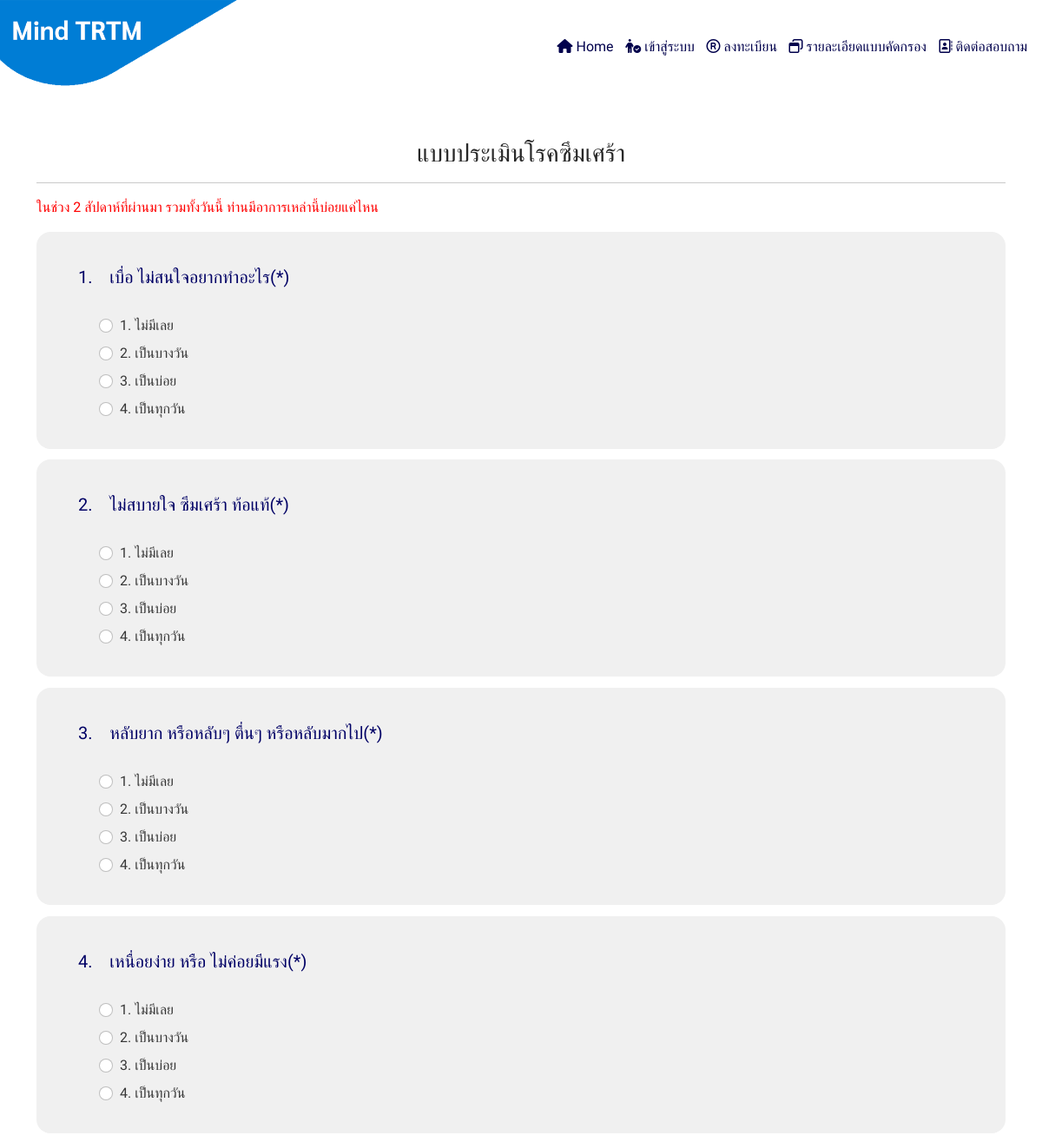
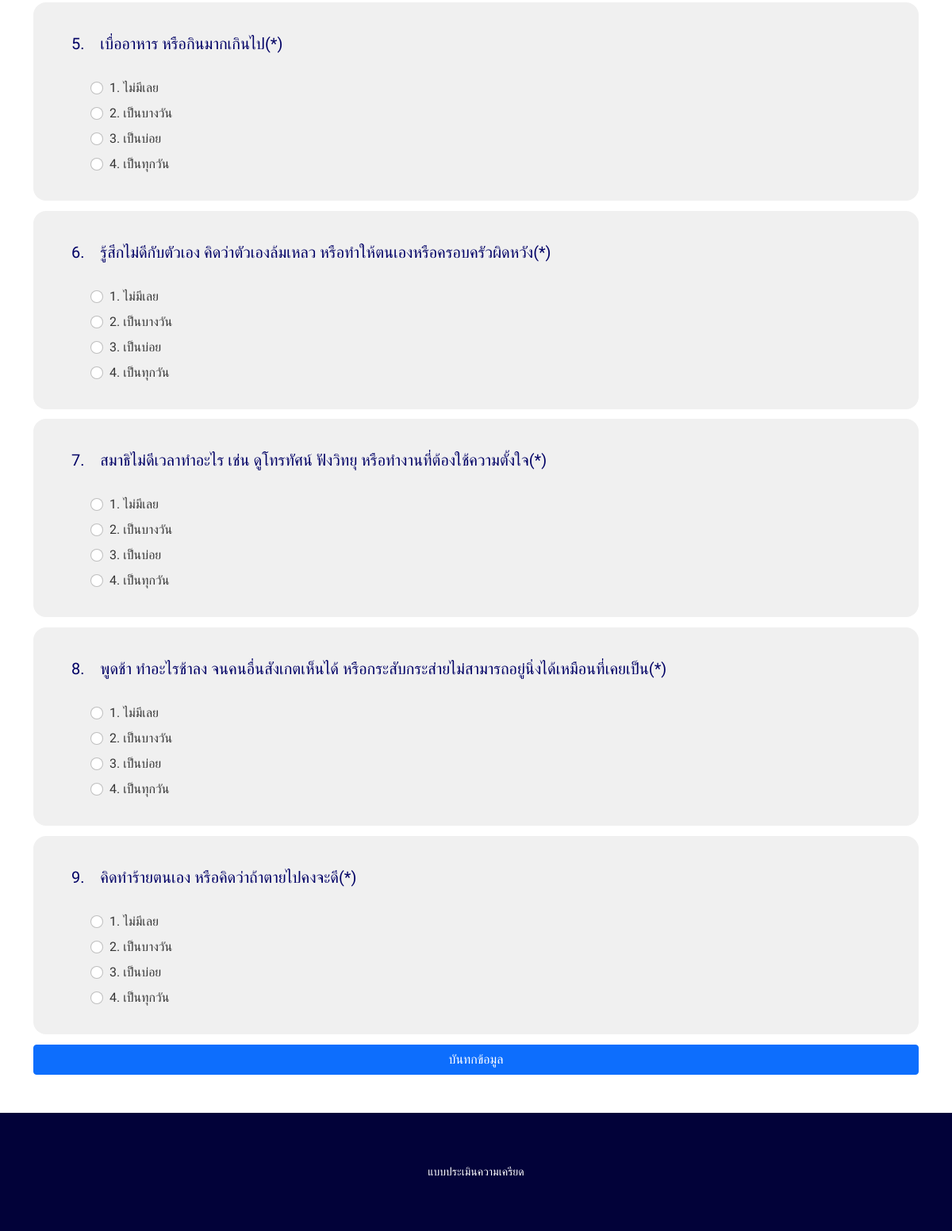
Page /question3.php on the committed database (2 pictures, top to bottom).
### tables this page shows
CREATE TABLE `qt_3` (
  `qt3_id` int(11) NOT NULL,
  `qt3_title` text NOT NULL
);

### question3.php (the view, shortened to what this page needs)
<!DOCTYPE html>
<html lang="en">
<head>
    <link rel="stylesheet" href="css/style.css">
    <link rel="stylesheet" href="css/banner.css">
    <link rel="stylesheet" href="css/qt.css">
    <link rel="stylesheet" href="dist/css/bootstrap.min.css">
    <link rel="stylesheet" href="https://cdnjs.cloudflare.com/ajax/libs/animate.css/4.1.1/animate.min.css" />
</head>
<body>
    <?php include('banner/banner.php'); ?>
    <form method="POST" action="question3Insert.php">
        <div class="container" style="margin-top: 10rem;">
            <div class="col-md-12">
                <div class="headQ">
                    <h3>แบบประเมินโรคซึมเศร้า</h3>
                    <hr>
                </div>
                <div class="titleAlert">ในช่วง 2 สัปดาห์ที่ผ่านมา รวมทั้งวันนี้ ท่านมีอาการเหล่านี้บ่อยแค่ไหน
                </div>
                <?php
                include 'config/connect.php';
                $stmt = $coon->prepare(" SELECT* FROM qt_3 ");
                $stmt->execute();
                $nn = 1;
                while ($row = $stmt->fetch(PDO::FETCH_ASSOC)) {
                ?>
                    <div class="mainQ">
                        <div class="headTitle">
                            <h6><?= $row["qt3_title"] ?></h6>
                        </div>
                        <div class="subQ">
                            <div class="form-check mm1">
                                <input class="form-check-input drear<?= $row["qt3_id"] ?>" type="radio" name="drear<?= $row["qt3_id"] ?>" id="flexRadioDefault<?= $nn ?>-1" value="0">
                                <label class="form-check-label" for="flexRadioDefault<?= $nn ?>-1">
                                    1. ไม่มีเลย
                                </label>
                            </div>
                            <div class="form-check mm1">
                                <input class="form-check-input drear<?= $row["qt3_id"] ?>" type="radio" name="drear<?= $row["qt3_id"] ?>" id="flexRadioDefault<?= $nn ?>-2" value="1">
                                <label class="form-check-label" for="flexRadioDefault<?= $nn ?>-2">
                                    2. เป็นบางวัน
                                </label>
                            </div>
                            <div class="form-check mm1">
                                <input class="form-check-input drear<?= $row["qt3_id"] ?>" type="radio" name="drear<?= $row["qt3_id"] ?>" id="flexRadioDefault<?= $nn ?>-3" value="2">
                                <label class="form-check-label" for="flexRadioDefault<?= $nn ?>-3">
                                    3. เป็นบ่อย
                                </label>
                            </div>
                            <div class="form-check mm1">
                                <input class="form-check-input drear<?= $row["qt3_id"] ?>" type="radio" name="drear<?= $row["qt3_id"] ?>" id="flexRadioDefault<?= $nn ?>-4" value="3">
                                <label class="form-check-label" for="flexRadioDefault<?= $nn ?>-4">
                                    4. เป็นทุกวัน
                                </label>
                            </div>
                        </div>
                    </div>
                <?php
                    $nn++;
                }
                ?>
                <div class="d-grid gap-2">
                    <button type="submit" class="btn btn-primary btnSub">บันทกข้อมูล</button>
                </div>
            </div>
        </div>
    </form>
    <?php include 'title-footer/footer.php'; ?>
</body>
</html>

### css/style.css (style rules this page uses)
* { margin: 0px; padding: 0px; box-sizing: border-box; }
.btnSub { font-family: "Prompt", sans-serif; }

### css/qt.css (style rules this page uses)
.headQ { display: block; width: 100%; height: auto; text-align: center; color: rgb(40, 40, 40); font-family: "Prompt", sans-serif; }
.mainQ { display: block; width: 100%; height: auto; padding: 2rem 3rem; border-radius: 1pt; border-radius: 1rem; background-color: #f0f0f0; margin-bottom: 0.8rem; }
.headTitle h6 { font-size: 20px; font-weight: 500; font-family: "Prompt", sans-serif; color: rgb(40, 40, 40); margin-bottom: 1.5rem; line-height: 40px; color: rgb(0, 0, 101); }
.subQ { display: block; width: 100%; height: auto; font-family: "Prompt", sans-serif; color: rgb(55, 55, 55); margin-left: 1.5rem; }
.mm1 { display: block; margin-top: 0.5rem; }
.titleAlert { color: red; font-family: "Prompt", sans-serif; margin-bottom: 1rem; }

### rows in the picture
qt_3: qt3_title "1. เบื่อ ไม่สนใจอยากทำอะไร(*)"
qt_3: qt3_title "2. ไม่สบายใจ ซึมเศร้า ท้อแท้(*)"
qt_3: qt3_title "3. หลับยาก หรือหลับๆ ตื่นๆ หรือหลับมากไป(*)"
qt_3: qt3_title "4. เหนื่อยง่าย หรือ ไม่ค่อยมีแรง(*)"
qt_3: qt3_title "5. เบื่ออาหาร หรือกินมากเกินไป(*)"
qt_3: qt3_title "6. รู้สึกไม่ดีกับตัวเอง คิดว่าตัวเองล้มเหลว หรือทำให้ตนเองหรือครอบครัวผิดหวัง(*)"
qt_3: qt3_title "7. สมาธิไม่ดีเวลาทำอะไร เช่น ดูโทรทัศน์ ฟังวิทยุ หรือทำงานที่ต้องใช้ความตั้งใจ(*)"
qt_3: qt3_title "8. พูดช้า ทำอะไรช้าลง จนคนอื่นสังเกตเห็นได้ หรือกระสับกระส่ายไม่สามารถอยู่นิ่งได้เหมือนที่เคยเป็น(*)"
qt_3: qt3_title "9. คิดทำร้ายตนเอง หรือคิดว่าถ้าตายไปคงจะดี(*)"
